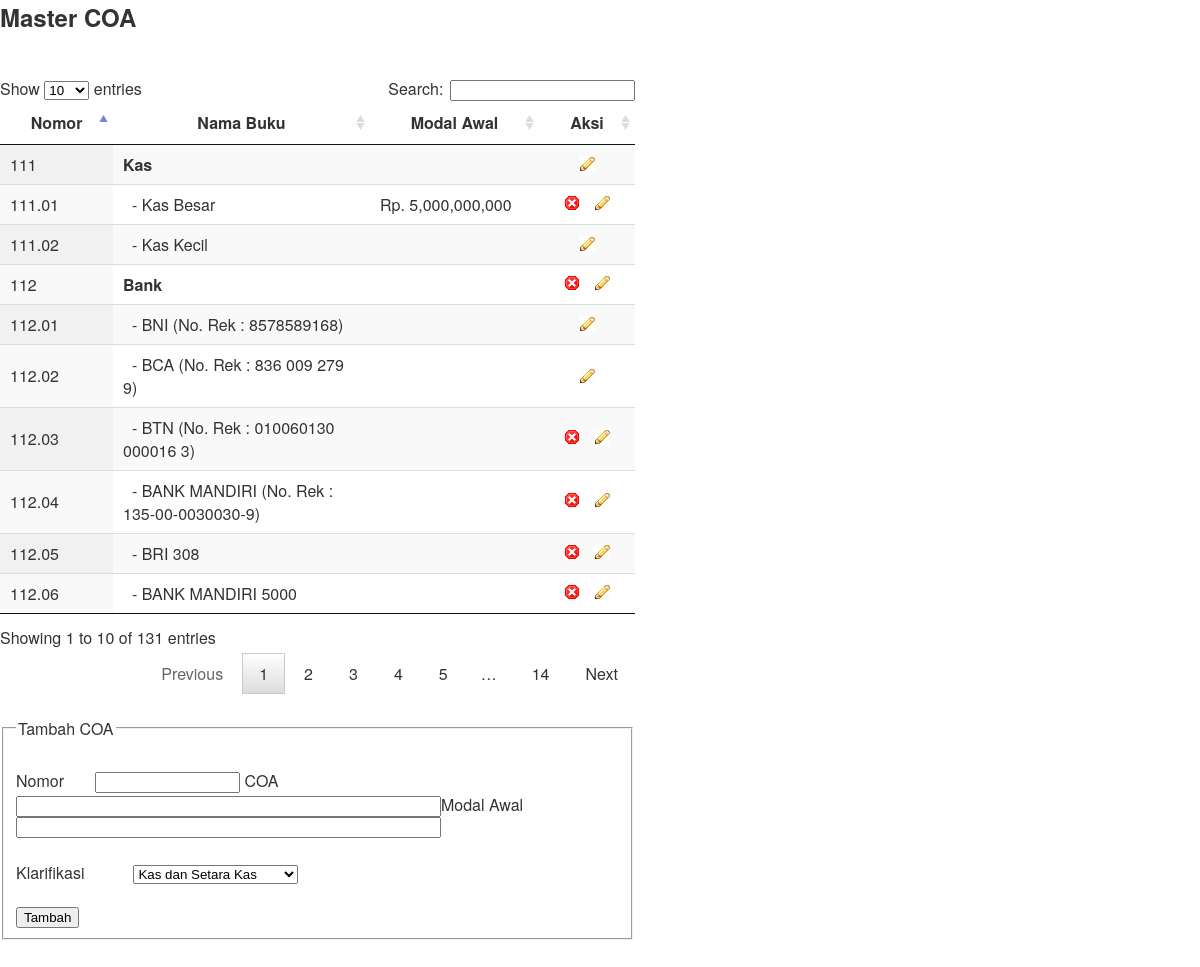
The app's page /master/hasil_buku.php with its own data.
### tables this page shows
CREATE TABLE `tb_coa` (
  `id` int(3) NOT NULL auto_increment,
  `nomor` varchar(15) NOT NULL,
  `nama` varchar(50) NOT NULL,
  `parent` varchar(15) NOT NULL,
  `tingkat` int(1) NOT NULL,
  `klarifikasi` int(3) NOT NULL,
  `modal` double NOT NULL,
  PRIMARY KEY  (`id`)
);

### master/hasil_buku.php (the view, shortened to what this page needs)
<head>
<link rel="stylesheet" type="text/css" href="datatables/media/css/jquery.dataTables.css">
<link rel="stylesheet" type="text/css" href="datatables/resources/syntax/shCore.css">
<link rel="stylesheet" type="text/css" href="datatables/resources/demo.css">
</head>
<?php
$id = $_GET['id'];
$gol = mysql_query("SELECT * from tb_coa order by nomor asc");
$gol2 = mysql_query("SELECT * from tb_coa where id='$id'");
?>
<table width="635" border="0" cellspacing="0" cellpadding="0">
  <tr>
    <td><h2 class="ico_mug">Master COA</h2></td>
  </tr>
  <tr>
    <td>&nbsp;</td>
  </tr>
  <tr>
    <td><table width="100%" border="0" cellspacing="0" cellpadding="0" id="example" class="display">
      <thead>
        <tr>
          <th width="5%">Nomor</th>
          <th width="150">Nama Buku</th>
          <th width="30">Modal Awal</th>
          <th width="5" align="center" valign="top">Aksi</th>
        </tr>
      </thead>
	  	<?
		while ($ambil = mysql_fetch_assoc($gol))
		{
		?>
        <tr>
          <td class="table_date"><? echo $ambil['nomor'];?></td>
          <td class="table_title"><span class="table_date"><?
          if ($ambil['tingkat']=='2')
		  echo "&nbsp;&nbsp;- ";
		  if ($ambil['tingkat']=='1')
		  echo "<b>";
		  echo $ambil['nama'];
		  if ($ambil['tingkat']=='1')
		  echo "</b>";
		  ?></span></td>
          <td class="table_title"><?
          if ($ambil['modal']!='0')
		  {
			  	echo "Rp. ";
		  		echo number_format($ambil['modal']);
		  }?>
          </td>
          <td><div align="center">
          <?php
          $cari_buku = mysql_query("SELECT buku from tb_dedi where buku='$ambil[nomor]'");
		  $hitung = mysql_num_rows($cari_buku);
		  if ($hitung=='0')
		  {
		  ?>
          <a onclick="return confirm('Anda yakin akan menghapus ?'); if (ok) return true; else return false" href="home.php?hal=master/hps_buku&amp;id=<? echo $ambil['id'];?>"><img src="img/cancel.jpg" alt="cancel"/></a>&nbsp;&nbsp;
          <?php
		  }
		  ?>
          <a href="home.php?hal=master/hasil_buku&id=<? echo $ambil['id'];?>"><img src="img/edit.jpg" alt="edit" border="0"/></a></div></td>
        </tr>
      	<?
		}
		?>
    </table></td>
  </tr>
  <tr>
    <td>&nbsp;</td>
  </tr>
  <tr>
    <td>
	<?
		$ambil2 = mysql_fetch_assoc($gol2);
	?>
	<form name="form1" method="post" enctype="multipart/form-data" action="home.php?hal=master/simpan_buku">
			<fieldset>
				<legend><span>
				<?
				if ($id == '')
				echo "Tambah";
				else
				echo "Edit";
				?>
				COA</span></legend>
				  <br />
		  	  <label>Nomor
		  	    &nbsp;&nbsp;&nbsp;&nbsp;&nbsp;&nbsp;<input type="text" size="15" name="nomor" autocomplete="off"
			  <?
			  if ($id != '')
			  {
			  ?>
			  value="<? echo $ambil2['nomor'];?>"
			  <?
			  }
			  ?>
			  /></label>
              <label>COA
		  	    &nbsp;&nbsp;&nbsp;&nbsp;&nbsp;&nbsp;&nbsp;&nbsp;&nbsp;&nbsp;<input type="text" size="50" name="nama" autocomplete="off"
			  <?
			  if ($id != '')
			  {
			  ?>
			  value="<? echo $ambil2['nama'];?>"
			  <?
			  }
			  ?>
			  /></label>Modal Awal
		  	    &nbsp;&nbsp;&nbsp;&nbsp;&nbsp;&nbsp;&nbsp;<input type="text" size="50" name="modal" autocomplete="off"
			  <?
			  if ($id != '')
			  {
			  ?>
			  value="<? echo $ambil2['modal'];?>"
			  <?
			  }
			  ?>
			  /><br /><br />
              <label>Klarifikasi
		  	  &nbsp;&nbsp;&nbsp;&nbsp;&nbsp;&nbsp;&nbsp;&nbsp;&nbsp;&nbsp;<select name="klarifikasi">
              <?php
              $ambil_klarifikasi = mysql_query("SELECT * from tb_klarifikasi order by id asc");
			  while ($kla = mysql_fetch_assoc($ambil_klarifikasi))
			  {
			  ?>
			  		<option value="<?php echo $kla['id']?>"
                    <?php
                    if ($kla['id']==$ambil2['klarifikasi'])
					{
					?>
                     	selected="selected"
					<?php
					}
					?>
                    ><?php echo $kla['nama']?></option>
			  <?php
			  }
			  ?>
              </select>
              </label>
			  <br />
			  <br />
			  <input type="submit" value="<? if ($id == '')
				echo "Tambah";
				else
				echo "Edit";?>" />
 		</fieldset>
		</form>	</td>
  </tr>
  <tr>
    <td>&nbsp;</td>
  </tr>
</table>

### datatables/examples/resources/demo.css (style rules this page uses)
a { cursor: pointer; color: #3174c7; text-decoration: none; }

### records on screen
tb_coa: nomor "111", nama "Kas"
tb_coa: nomor "111.01", nama "Kas Besar", modal "5,000,000,000"
tb_coa: nomor "111.02", nama "Kas Kecil"
tb_coa: nomor "112", nama "Bank"
tb_coa: nomor "112.01", nama "BNI (No. Rek : 8578589168)"
tb_coa: nomor "112.02", nama "BCA (No. Rek : 836 009 279 9)"
tb_coa: nomor "112.03", nama "BTN (No. Rek : 010060130 000016 3)"
tb_coa: nomor "112.04", nama "BANK MANDIRI (No. Rek : 135-00-0030030-9)"
tb_coa: nomor "112.05", nama "BRI 308"
tb_coa: nomor "112.06", nama "BANK MANDIRI 5000"

### other values on screen
form field klarifikasi "Kas dan Setara Kas"
